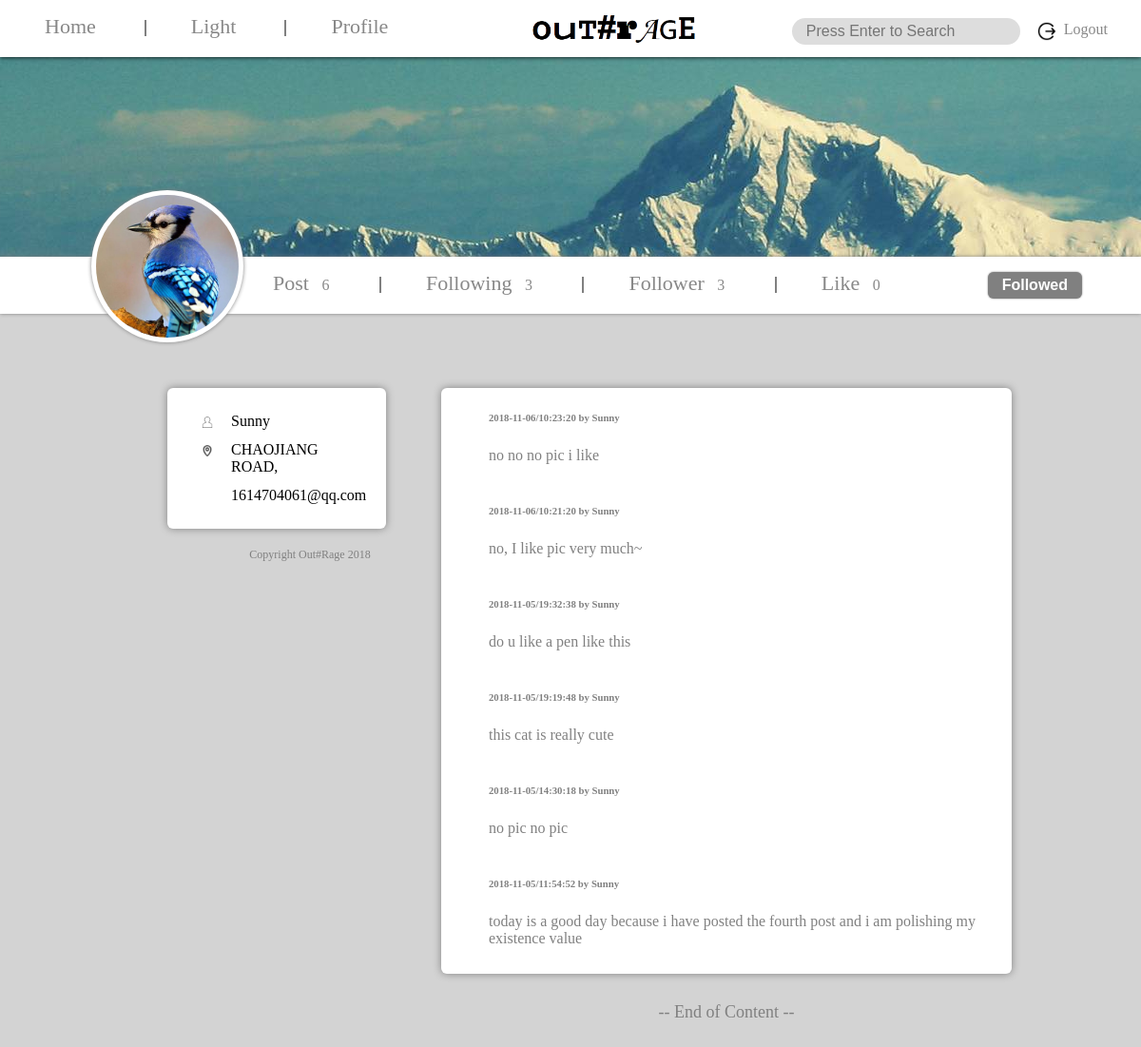
The app's page /profile.php?user=Sunny (signed in) with its own data.
### tables this page shows
CREATE TABLE `users` (
  `username` varchar(20) NOT NULL,
  `loginstate` varchar(10) NOT NULL DEFAULT 'offline',
  `password` varchar(10) NOT NULL,
  `city` varchar(50) NOT NULL,
  `age` int(10) NOT NULL,
  `profile` varchar(200) NOT NULL,
  `birthday` varchar(20) NOT NULL,
  `gender` varchar(20) NOT NULL,
  `email` varchar(50) NOT NULL,
  `like_post` varchar(1000) NOT NULL
);

CREATE TABLE `relation` (
  `userone` varchar(20) DEFAULT NULL,
  `relation` varchar(20) DEFAULT NULL,
  `usertwo` varchar(20) DEFAULT NULL
);

CREATE TABLE `post` (
  `post_id` int(50) NOT NULL,
  `username` varchar(20) NOT NULL,
  `post_time` varchar(50) NOT NULL,
  `post_content` varchar(200) NOT NULL,
  `post_picture` varchar(200) NOT NULL,
  `like_num` int(20) NOT NULL
);

### profile.php (the view, shortened to what this page needs)
<?php
	if((!isset($_GET["user"]))||($_GET["user"]==$_SESSION["username"]))
	{
		$current_display_username=$_SESSION["username"];
		$current_display_profile=$_SESSION["profile"];
		$current_display_city=$_SESSION["city"];
		$current_display_email=$_SESSION["email"];
		$display_function=true;
	}
	else
	{
		$current_display_username=$_GET["user"];
		$display_function=false;
		$con=mysqli_connect("localhost","root","","users");
		$query_num="select profile,city,email from `users` where `username` = \"".$_GET["user"]."\"";
		$result_num=mysqli_query($con,$query_num);
		$result_num->data_seek(0);
		$row_num=$result_num->fetch_assoc();
?>
<?php
		$current_display_profile=$row_num["profile"];
		$current_display_city=$row_num["city"];
		$current_display_email=$row_num["email"];
	}
	$con=mysqli_connect("localhost","root","","users");
	$query_num="select * ,count(*) as `num` from `post` where `username` = \"".$current_display_username."\" order by `post_time` desc";
	$result_num=mysqli_query($con,$query_num);
	$result_num->data_seek(0);
	$row_num=$result_num->fetch_assoc();
	$post_num = $row_num["num"];
	$query_num = "select * from `relation` where `userone` = \"".$current_display_username."\"";
	$result_num=mysqli_query($con,$query_num);$num_row1=mysqli_num_rows($result_num);
	for ($i=0;$i<$num_row1;$i++){
		$row_num=mysqli_fetch_assoc($result_num);
		$following[$i]=$row_num["usertwo"];
	}
	$following_num = $i;
	$query_num = "select * from `relation` where `usertwo` = \"".$current_display_username."\"";
	$result_num=mysqli_query($con,$query_num);$num_row2=mysqli_num_rows($result_num);
	for ($i=0;$i<$num_row2;$i++){
		$row_num=mysqli_fetch_assoc($result_num);
		$follower[$i]=$row_num["userone"];
	}
	$follower_num = $i;
	$like_post="select like_post from `users` where `username` = \"".$current_display_username."\"";
	$result_post=mysqli_query($con,$like_post);
	$row_post=mysqli_fetch_array($result_post);
	$row_post=rtrim($row_post["like_post"]);
	$ulikes=preg_split("/\s/",$row_post);
	if($ulikes[0]=="")
	{
		$like_num=0;
	}
	else
	{
		$like_num=count($ulikes);
	}
	$query_post="select `username`,`post_time`,`post_content`,`post_picture` from `post` where `username` = \"".$current_display_username."\" order by `post_time` desc";
?>
<html>
<head>
<link rel="stylesheet" type="text/css" href="theme.css"/>
</head>
<body style="overflow:visible;">
<span style="position:absolute;top:20px;left:0px;width:100%;height:300px;background-image:url(profile_bgs/bg1.jpg);background-repeat:no-repeat;background-position:-400 -400;text-align:center"></span>
<div style="position:absolute;top:270px;left:0px;width:100%;min-width:1200px;height:60px;background-color:white;box-shadow:0px 0px 4px grey;">
<span style="position:absolute;left:20%;top:15px;">
<a href="profile.php?<?php echo "user=".$current_display_username."&";?>q=post" class="main_button">Post
<span style="padding-left:8px;font-size:16px;">
<?php echo $post_num;?>
</span>
</a>
<span class="division_line"></span>
<a href="profile.php?<?php echo "user=".$current_display_username."&";?>q=following" class="main_button">Following
<span style="padding-left:8px;font-size:16px;">
<?php echo $following_num;?>
</span>
</a>
<span class="division_line"></span>
<a href="profile.php?<?php echo "user=".$current_display_username."&";?>q=follower" class="main_button">Follower
<span style="padding-left:8px;font-size:16px;">
<?php echo $follower_num;?>
</span>
</a>
<span class="division_line"></span>
<a href="profile.php?<?php echo "user=".$current_display_username."&";?>q=like" class="main_button">Like
<span style="padding-left:8px;font-size:16px;">
<?php echo $like_num;?>
</span>
</a>
</span>
<?php if(!$display_function){?>
<input id="followB" type="button" style="position:absolute;top:12px;right:5%;" class="node_button" onclick="followfunc()"
<?php
	$conn=mysqli_connect("localhost","root","","users");
	if(!$conn)
	{
		echo "Unable to connect database";
	}
	$queryfoll="select userone from relation where userone=\"".$_SESSION["username"]."\" and usertwo=\"".$_GET["user"]."\"";
	$display=false;
	$result=mysqli_query($con,$queryfoll);
	$result->data_seek(0);
	while($row=$result->fetch_assoc())
	{
		if($row["userone"]==$_SESSION["username"])
		{
			$display=true;
			break;
		}
	}
	if($display)
	{
		echo "value=\"Followed\" ";
		echo "disabled=\"disabled\"";
	}
	else
	{
		echo "value=\"Follow\"";
	}
?>
/>
<?php }?>
</div>
<div style="position:absolute;top:200px;left:8%;width:160px;height:160px;border-radius:50%;background-color:white;box-shadow:0px 0px 4px grey;padding:0px;">
<div style="position:relative;top:5px;"><img class="headerimg" src="./<?php echo $current_display_profile;?>"/></div>
</div>
<div style="position:absolute;left:10%;margin-top:400px;width:80%;min-width:1000px;text-align:center">
<div style="display:inline-block;width:20%;vertical-align:top;">
<div class="info_block" style="display:inline-block;width:100%;padding:15px;">
<table style="padding-left:10px;" cellspacing="10px">
<tr>
<td style="vertical-align:top;padding-top:5px;"><img src="images/name.png" style="max-height:12px;max-width:12px;"></td>
<td style="padding-left:8px;"><?php echo $current_display_username;?></td>
</tr>
<tr>
<td style="vertical-align:top;padding-top:5px;"><img src="images/location.png" style="height:12px;width:12px;"></td>
<td style="padding-left:8px;"><?php echo $current_display_city;?></td>
</tr>
<tr>
<td style="vertical-align:top;padding-top:5px;"><img src="images/description.png" style="height:12px;width:12px;"></td>
<td style="padding-left:8px;"><?php echo $current_display_email;?></td>
</tr>
</table>
</div>
<span style="display:inline-block;height:20px;width:100%;min-width:300px;vertical-align:top;">
</span>
<span style="display:inline-block;height:50px;width:100%;min-width:300px;vertical-align:top;">
<a style="font-size:12px;color:grey;">Copyright Out#Rage 2018</a>
</span>
</div>
<div style="display:inline-block;width:80px;height:300px;vertical-align:top;"></div>
<div style="display:inline-block;width:60%;vertical-align:top;">
<span class="info_block" style="display:inline-block;width:100%;min-height:100px;vertical-align:left;text-align:left">
<span class="info_block_content">
<?php
	if((!isset($_GET["q"]))||($_GET["q"]=="post"))
	{
		$result=mysqli_query($con,$query_post);
		$result->data_seek(0);
		while($row=$result->fetch_assoc())
		{
			$time=preg_split("/_/",$row["post_time"]);
			echo "<h6>".$time[0]."-".$time[1]."-".$time[2]."/".$time[3].":".$time[4].":".$time[5]." by ".$row["username"]."<br/></h6>";
			if($row["post_content"]!="")
			{
				echo $row["post_content"]."<br/><br/>";
			}
		}
	}
?>
</span>
</span>
<span style="display:inline-block;width:100%;height:30px;vertical-align:left;"></span>
<span style="display:inline-block;width=100%;height:70px;vertical-align:left;font-size:18px;color:grey;">-- End of Content --</span>
</div>
</div>
<div class="top_bar" style="text-align:center">
<span style="float:left">
<a href="index.php" class="main_button">Home</a>
<span class="division_line"></span>
<a href="light.php" class="main_button">Light</a>
<span class="division_line"></span>
<a href="profile.php" class="main_button">Profile</a>
</span>
<img src="images/logo.png" style="display:inline-block;max-height:30px;"/>
<span style="float:right;margin-right:10px;padding-top:8px;"><img src="images/logout.png" style="max-height:20px;max-width:20px;"/><span style="float:right;margin-right:25px;padding-left:8px;position:relative;bottom:1px;"><a class="logout_button" href="logout.php">Logout</a></span></span>
<form style="float:right;margin-right:20px;width:20%;" action="search.php" method="GET" onsubmit="return submitCheck(content)">
<input type="text" class="input_bar" name="content" style="width:100%;" placeholder="Press Enter to Search"/>
</form>
</div>
</body>
</html>

### theme.css (style rules this page uses)
.info_block { border-radius:6px; color:grey; text-align:center; text-decoration:none; box-shadow:0px 0px 8px 0px grey; background-color:white; display:inline-block; width:100%; }
.info_block_content { display:block; margin-top:10px; margin-left:50px; margin-bottom:10px; text-align:left; }
body { background-color:lightgrey; text-align:center; }
.headerimg { border-radius:50%; height:150px; width:150px; }
.main_button { color:#888888; text-align:center; text-decoration:none; font-size:22px; margin:4px 2px; padding:15px 45px; }
.node_button { border:none; padding:5px 15px; background-color:blue; color:white; text-align:center; text-decoration:none; font-size:16px; font-weight:bold; margin:4px 2px; cursor:pointer; border-radius:6px; box-shadow:0px 0px 2px grey; }
.node_button:disabled { background-color:grey; }
.input_bar { border:none; background-color:#DDDDDD; color:#777777; text-align:left; text-decoration:none; font-size:16px; margin:4px 2px; padding:5px 15px; border-radius:30px; }
.division_line { border-left:2px solid grey; }
.top_bar { top:0; left:0; width:100%; position:fixed; float:center; height:40px; padding-top:15px; padding-bottom:5px; box-shadow:0px 0px 5px 0px black; background-color:white; text-align:left; }
.logout_button { color:#888888; text-decoration:none; }

### records on screen
users: like_post "0", profile (picture), city "CHAOJIANG ROAD,", email "1614704061@qq.com"
relation: userone "Followed"
post: post_time "2018", post_time "11", post_time "06", post_time "10", post_time "23", post_time "20", username "Sunny", post_content "no no no pic i like"
post: post_time "2018", post_time "11", post_time "06", post_time "10", post_time "21", post_time "20", username "Sunny", post_content "no, I like pic very much~"
post: post_time "2018", post_time "11", post_time "05", post_time "19", post_time "32", post_time "38", username "Sunny", post_content "do u like a pen like this"
post: post_time "2018", post_time "11", post_time "05", post_time "19", post_time "48", username "Sunny", post_content "this cat is really cute"
post: post_time "2018", post_time "11", post_time "05", post_time "14", post_time "30", post_time "18", username "Sunny", post_content "no pic no pic"
post: post_time "2018", post_time "11", post_time "05", post_time "54", post_time "52", username "Sunny", post_content "today is a good day because i have posted the fourth post and i am polishing my existence value"

### other values on screen
$post_num "6"
$following_num "3"
$follower_num "3"
$current_display_username "Sunny"
